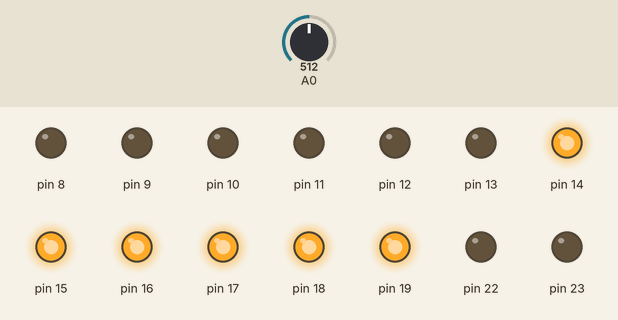
Simulated run of this sketch. Board: Arduino Uno, built with avr-gcc and run on an emulated ATmega328P. On the bench: output pins drawn as LEDs (lit = HIGH). The inputs (shaded band) are chosen by the test bench; at power-on: A0 = 512.

Above: at 0.8 s.
0.9 s: A0 set to 489
At 1.7 s:
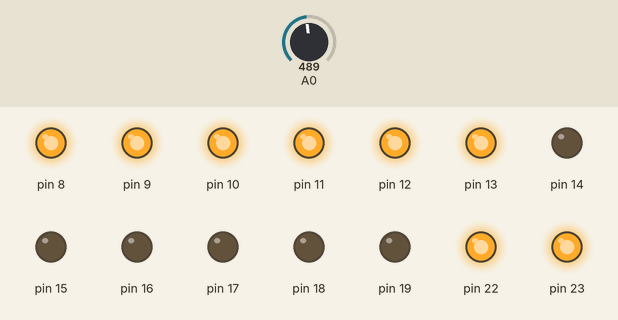
2.4 s: A0 set to 510
At 2.8 s:
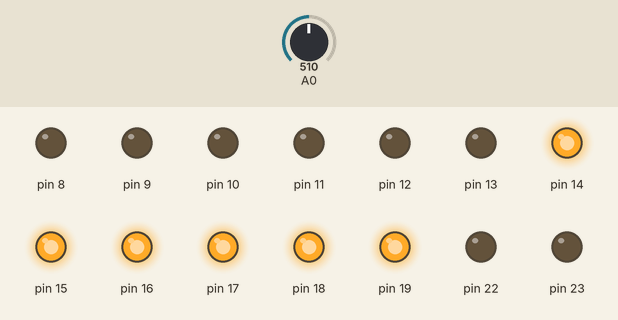
3.9 s: A0 set to 490
At 5.2 s:
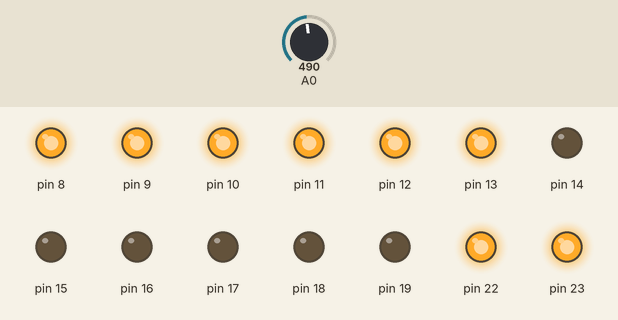
Timing chart, 0 to 6.9 s (numbered marks = the images above; inputs shaded):
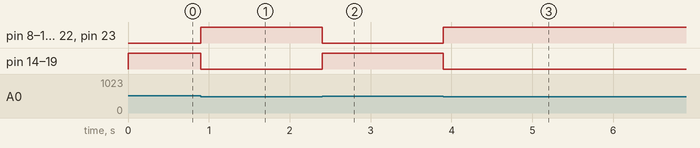

Measured:
- the behaviour switches between 500 and 499 on A0 (found by bisection; images 0 and 1)
- after the input at 0.9 s, pin 8–13, pin 22, pin 23: LOW → HIGH at once; pin 14–19: HIGH → LOW at once
- after the input at 2.4 s, pin 8–13, pin 22, pin 23: HIGH → LOW at once; pin 14–19: LOW → HIGH at once
- after the input at 3.9 s, pin 8–13, pin 22, pin 23: LOW → HIGH at once; pin 14–19: HIGH → LOW at once

The sketch:

18.1.ino
```cpp
#include <avr/io.h>
#include <util/delay.h>
#define checkbit(x,y) ((x) & (y))
#define bitn(p) (0x01 << (p))

int main (void)
{
  int x;
  DDRB = 0xFF;
  DDRC = 0xFF;
  while(1)
  {
    ADMUX = 0x40;
    ADCSRA = 0xC7;
    while(checkbit(ADCSRA, bitn(ADSC)));
    x = ADCW;

    if (x < 500)
    {
      PORTB = 0xFF;
      PORTC = 0x00;
    }
    else
    {
      PORTB = 0x00;
      PORTC = 0xFF;
    }

  }
}
```
